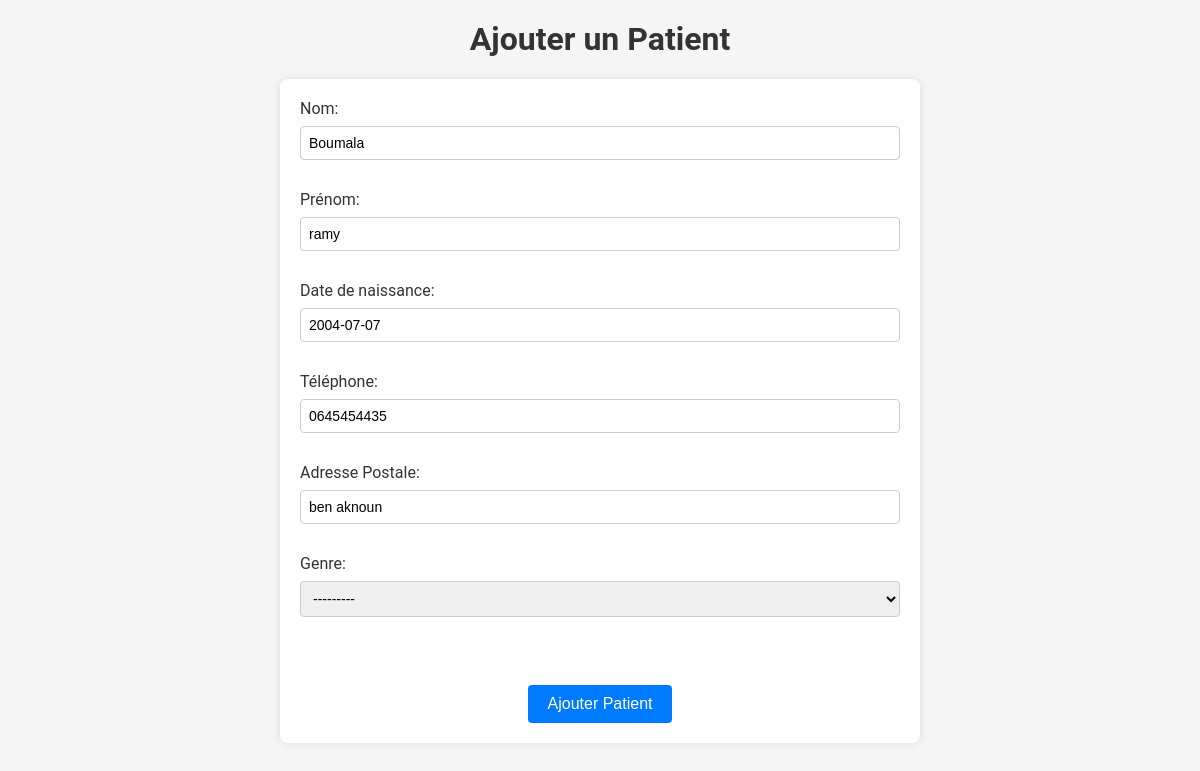
The page /prefill_patient/2/ on the database as committed earlier.
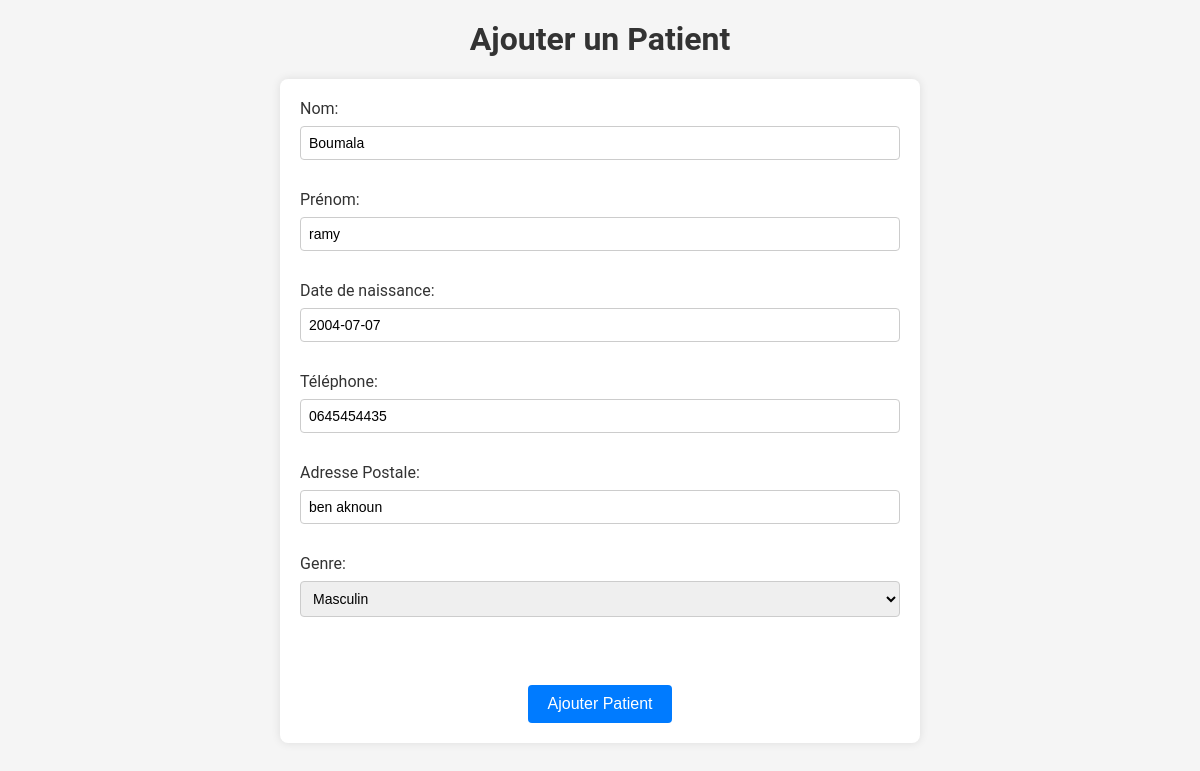
The same page on the database as committed later.
### app1/models.py (models this page shows, shortened)
class Patient(models.Model) :
    Num_P = models.AutoField(primary_key=True)
    Nom_P = models.CharField(max_length = 50)
    Prenom_P = models.CharField(max_length = 50)
    DateNaissance = models.DateField()
    Telephone_P = models.CharField(max_length = 10, help_text = 'Entrez un numero de telephone valable svp')
    Adresse_P = models.CharField(max_length = 50)
    choix_genre = [
        ('M', 'Masculin'),
        ('F', 'Feminin'),
    ]
    Genre = models.CharField(max_length = 1,choices = choix_genre)

### app1/views.py (the view)
# urls.py: path('prefill_patient/<int:pk>/', prefillPatient, name='prefill_patient'),
def prefillPatient(request, pk):
    patient = Patient.objects.get(Num_P=pk)
    form = PatientForm(instance=patient)
    if request.method == 'POST':
        form = PatientForm(request.POST, instance=patient)
        if form.is_valid():
            form.save()
            return redirect('liste_patients')
    request.session['patient_to_update'] = pk
    context = {'form': form}
    return render(request, 'ajouter_patient.html', context)

### app1/forms.py
class PatientForm(forms.ModelForm) :
    class Meta:
        model = Patient
        fields = '__all__'

### app1/templates/ajouter_patient.html (shortened to what this page needs)
<!DOCTYPE html>
{%load static%}
<html lang="fr">
<head>
    <link href="{% static 'css/styleP.css' %}" rel="stylesheet" />
</head>
<body>
<h1>Ajouter un Patient</h1>
<form method="post" action="{% url 'ajouter_patient' %}">
    <div class="form-group">
        <label for="{{ form.Nom_M.id_for_label }}">Nom:</label>
        {{ form.Nom_P }}
    </div>
    <div class="form-group">
        <label for="{{ form.Prenom_M.id_for_label }}">Prénom:</label>
        {{ form.Prenom_P }}
    </div>
    <div class="form-group">
        <label for="{{ form.Telephone_M.id_for_label }}">Date de naissance:</label>
        {{ form.DateNaissance}}
    </div>
    <div class="form-group">
        <label for="{{ form.Telephone_M.id_for_label }}">Téléphone:</label>
        {{ form.Telephone_P}}
    </div>
    <div class="form-group">
        <label for="{{ form.Telephone_M.id_for_label }}">Adresse Postale:</label>
        {{ form.Adresse_P}}
    </div>
    <div class="form-group">
        <label for="{{ form.Telephone_M.id_for_label }}">Genre:</label>
        {{ form.Genre}}
    </div>
    <br><br>
    <button type="submit">Ajouter Patient</button>
</form>
</body>
</html>

Rows that differ between the two databases and show on the page:
changed Patient "Boumala": Genre "---------" → "Masculin"
